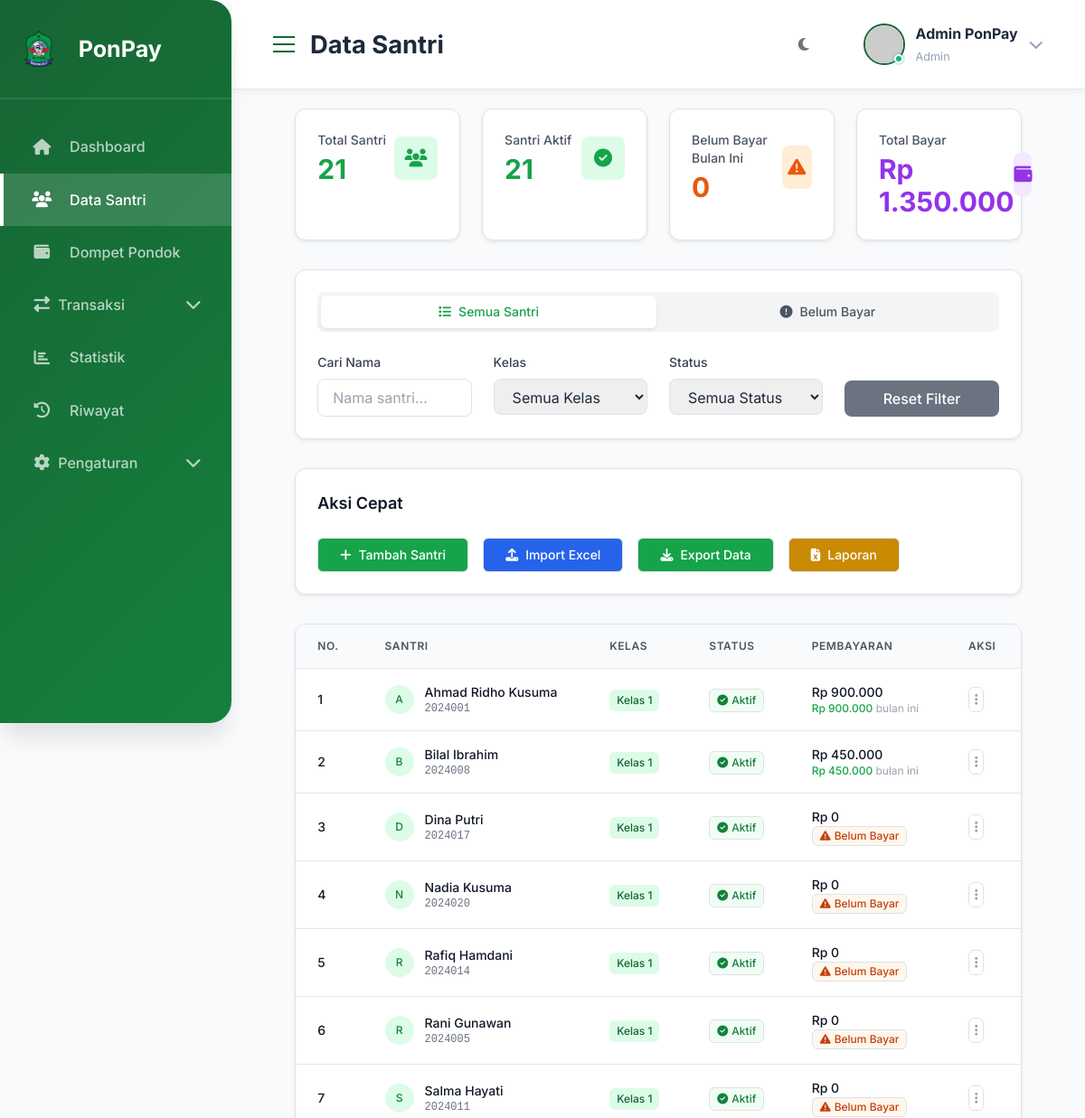
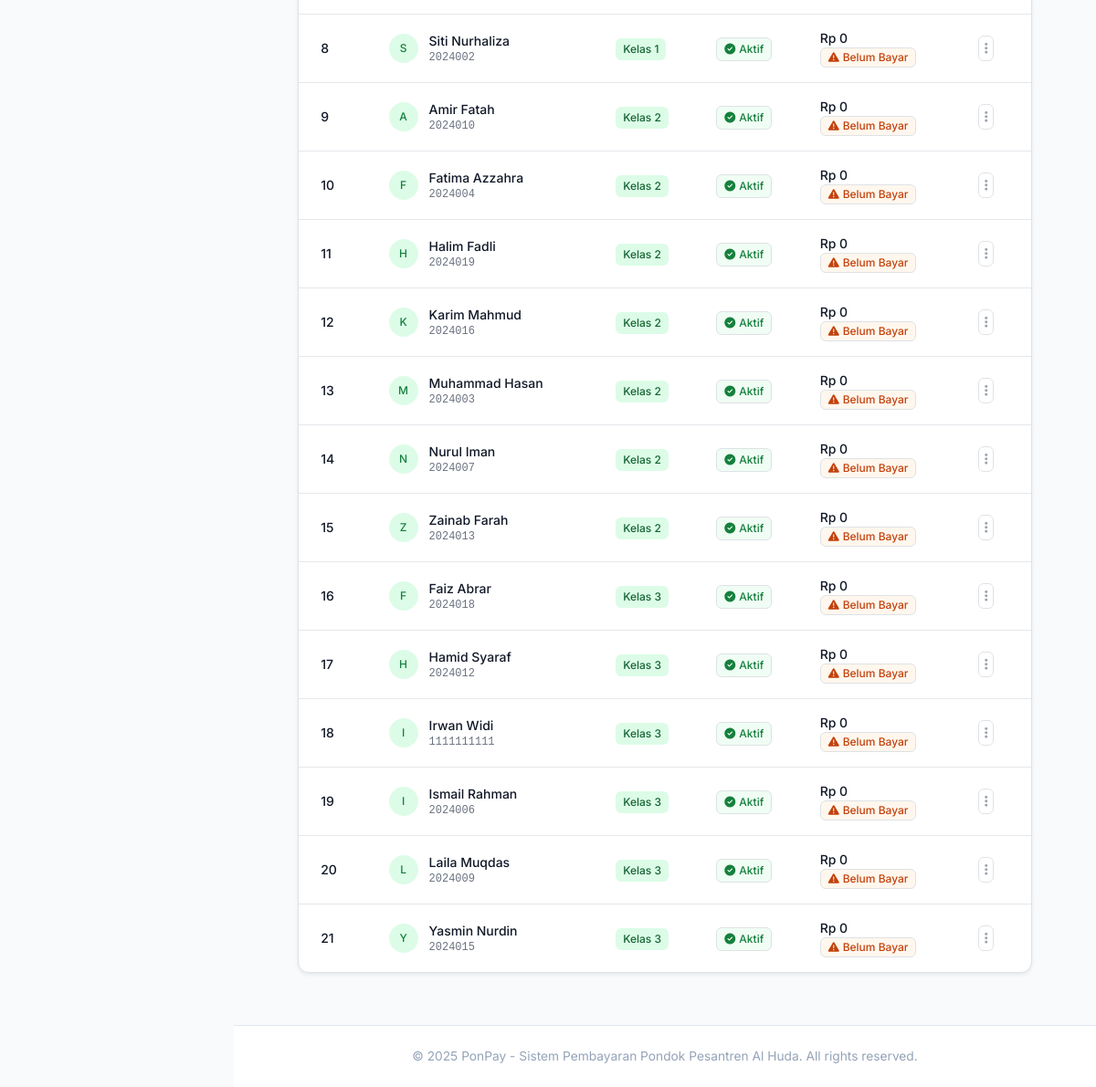
The page /students/ on the database its author committed (2 pictures, top to bottom).
### tables this page shows
CREATE TABLE students (
        id INTEGER PRIMARY KEY AUTOINCREMENT,
        name TEXT NOT NULL,
        nisn TEXT UNIQUE,
        kelas TEXT,
        jenis_kelamin TEXT,
        phone TEXT,
        parent_name TEXT,
        parent_phone TEXT,
        alamat TEXT,
        status TEXT DEFAULT 'aktif',
        photo TEXT,
        created_at TIMESTAMP DEFAULT CURRENT_TIMESTAMP
    );

### routes.py (the view)
@students_bp.route('/')
def index():
    students_data = get_all_students()
    students = []
    for student in students_data:
        student_dict = dict(student)
        stats = get_student_payment_stats(student['id'])
        student_dict['total_payment'] = stats['total_payment']
        student_dict['month_payment'] = stats['month_payment']
        students.append(student_dict)
    return render_template('students.html', students=students)

### templates/students.html (shortened to what this page needs)
{% extends "base.html" %} {% block title %}Data Santri - PonPay{% endblock %} {%
block page_title %}Data Santri{% endblock %} {% block extra_css %}
<script src="https://cdn.tailwindcss.com"></script>
{% endblock %} {% block content %}
<div class="container-fluid">
  <div class="max-w-7xl mx-auto px-4 sm:px-6 lg:px-8">
    <div class="grid grid-cols-1 md:grid-cols-2 lg:grid-cols-4 gap-6 mb-8">
      <div
        class="bg-white rounded-xl shadow-sm border border-gray-200 p-6 hover-lift fade-in">
        <div class="flex items-center justify-between">
          <div>
            <p class="text-sm font-medium text-gray-600 mb-1">Total Santri</p>
            <p class="text-3xl font-bold text-primary-600">
              {{ students|length }}
            </p>
          </div>
          <div
            class="w-12 h-12 bg-primary-100 rounded-lg flex items-center justify-center">
            <i class="fas fa-users text-primary-600 text-xl"></i>
          </div>
        </div>
      </div>
      <div
        class="bg-white rounded-xl shadow-sm border border-gray-200 p-6 hover-lift fade-in"
        style="animation-delay: 0.1s">
        <div class="flex items-center justify-between">
          <div>
            <p class="text-sm font-medium text-gray-600 mb-1">Santri Aktif</p>
            <p class="text-3xl font-bold text-green-600">
              {% set aktif = students|selectattr('status', 'equalto',
              'aktif')|list %}{{ aktif|length }}
            </p>
          </div>
          <div
            class="w-12 h-12 bg-green-100 rounded-lg flex items-center justify-center">
            <i class="fas fa-check-circle text-green-600 text-xl"></i>
          </div>
        </div>
      </div>
      <div
        class="bg-white rounded-xl shadow-sm border border-gray-200 p-6 hover-lift fade-in"
        style="animation-delay: 0.2s">
        <div class="flex items-center justify-between">
          <div>
            <p class="text-sm font-medium text-gray-600 mb-1">
              Belum Bayar Bulan Ini
            </p>
            <p class="text-3xl font-bold text-orange-600">
              {% set belum_bayar_count = 0 %}{% for s in students %}{% if
              s.month_payment == 0 %}{% set belum_bayar_count =
              belum_bayar_count + 1 %}{% endif %}{% endfor %}{{
              belum_bayar_count }}
            </p>
          </div>
          <div
            class="w-12 h-12 bg-orange-100 rounded-lg flex items-center justify-center">
            <i class="fas fa-exclamation-triangle text-orange-600 text-xl"></i>
          </div>
        </div>
      </div>
      <div
        class="bg-white rounded-xl shadow-sm border border-gray-200 p-6 hover-lift fade-in"
        style="animation-delay: 0.3s">
        <div class="flex items-center justify-between">
          <div>
            <p class="text-sm font-medium text-gray-600 mb-1">Total Bayar</p>
            <p class="text-3xl font-bold text-purple-600">
              {{ (students|map(attribute='total_payment')|sum)|int|rupiah }}
            </p>
          </div>
          <div
            class="w-12 h-12 bg-purple-100 rounded-lg flex items-center justify-center">
            <i class="fas fa-wallet text-purple-600 text-xl"></i>
          </div>
        </div>
      </div>
    </div>
    <div class="bg-white rounded-xl shadow-sm border border-gray-200 p-6 mb-8">
      <div class="flex space-x-1 mb-6 bg-gray-100 p-1 rounded-lg">
        <button
          class="flex-1 flex items-center justify-center px-4 py-2 text-sm font-medium rounded-md transition-all duration-200 active-tab bg-white text-primary-600 shadow-sm"
          id="all-tab"
          onclick="switchTab('all')">
          <i class="fas fa-list mr-2"></i>
          Semua Santri
        </button>
        <button
          class="flex-1 flex items-center justify-center px-4 py-2 text-sm font-medium rounded-md transition-all duration-200 text-gray-600 hover:text-gray-900"
          id="belum-bayar-tab"
          onclick="switchTab('belum-bayar')">
          <i class="fas fa-exclamation-circle mr-2"></i>
          Belum Bayar
        </button>
      </div>
      <div class="grid grid-cols-1 md:grid-cols-4 gap-4">
        <div>
          <label class="block text-sm font-medium text-gray-700 mb-2"
            >Cari Nama</label
          >
          <input
            type="text"
            class="w-full px-3 py-2 border border-gray-300 rounded-lg focus:ring-2 focus:ring-primary-500 focus:border-primary-500 transition-colors"
            id="search"
            placeholder="Nama santri..." />
        </div>
        <div>
          <label class="block text-sm font-medium text-gray-700 mb-2"
            >Kelas</label
          >
          <select
            class="w-full px-3 py-2 border border-gray-300 rounded-lg focus:ring-2 focus:ring-primary-500 focus:border-primary-500 transition-colors"
            id="filterKelas">
            <option value="">Semua Kelas</option>
          </select>
        </div>
        <div>
          <label class="block text-sm font-medium text-gray-700 mb-2"
            >Status</label
          >
          <select
            class="w-full px-3 py-2 border border-gray-300 rounded-lg focus:ring-2 focus:ring-primary-500 focus:border-primary-500 transition-colors"
            id="filterStatus">
            <option value="">Semua Status</option>
          </select>
        </div>
        <div class="flex items-end">
          <button
            type="reset"
            class="w-full px-4 py-2 bg-gray-500 text-white rounded-lg hover:bg-gray-600 transition-colors font-medium"
            onclick="resetFilters()">
            Reset Filter
          </button>
        </div>
      </div>
    </div>
    <div class="bg-white rounded-xl shadow-sm border border-gray-200 p-6 mb-8">
      <h6 class="text-lg font-semibold text-gray-900 mb-4">Aksi Cepat</h6>
      <div class="flex flex-wrap gap-3">
        <a
          href="{{ url_for('students.add') }}"
          class="inline-flex items-center px-4 py-2 border border-transparent text-sm font-medium rounded-md text-white bg-primary-600 hover:bg-primary-700 focus:outline-none focus:ring-2 focus:ring-offset-2 focus:ring-primary-500 transition-colors">
          <i class="fas fa-plus mr-2"></i>Tambah Santri
        </a>
        <a
          href="{{ url_for('students.import_excel') }}"
          class="inline-flex items-center px-4 py-2 border border-transparent text-sm font-medium rounded-md text-white bg-blue-600 hover:bg-blue-700 focus:outline-none focus:ring-2 focus:ring-offset-2 focus:ring-blue-500 transition-colors">
          <i class="fas fa-upload mr-2"></i>Import Excel
        </a>
        <a
          href="{{ url_for('students.export_excel') }}"
          class="inline-flex items-center px-4 py-2 border border-transparent text-sm font-medium rounded-md text-white bg-green-600 hover:bg-green-700 focus:outline-none focus:ring-2 focus:ring-offset-2 focus:ring-green-500 transition-colors">
          <i class="fas fa-download mr-2"></i>Export Data
        </a>
        <a
          href="{{ url_for('students.download_report') }}"
          class="inline-flex items-center px-4 py-2 border border-transparent text-sm font-medium rounded-md text-white bg-yellow-600 hover:bg-yellow-700 focus:outline-none focus:ring-2 focus:ring-offset-2 focus:ring-yellow-500 transition-colors">
          <i class="fas fa-file-excel mr-2"></i>Laporan
        </a>
      </div>
    </div>
    <div class="space-y-6">
      <div id="all-pane" class="active-tab-content">
        <div
          class="bg-white rounded-xl shadow-sm border border-gray-200 overflow-hidden">
          <div class="overflow-x-auto">
            <table class="w-full">
              <thead class="bg-gray-50 border-b border-gray-200">
                <tr>
                  <th
                    class="px-4 py-3 text-left text-xs font-semibold text-gray-600 uppercase tracking-wider">
                    No.
                  </th>
                  <th
                    class="px-4 py-3 text-left text-xs font-semibold text-gray-600 uppercase tracking-wider">
                    Santri
                  </th>
                  <th
                    class="px-4 py-3 text-left text-xs font-semibold text-gray-600 uppercase tracking-wider">
                    Kelas
                  </th>
                  <th
                    class="px-4 py-3 text-left text-xs font-semibold text-gray-600 uppercase tracking-wider">
                    Status
                  </th>
                  <th
                    class="px-4 py-3 text-left text-xs font-semibold text-gray-600 uppercase tracking-wider">
                    Pembayaran
                  </th>
                  <th
                    class="px-4 py-3 text-left text-xs font-semibold text-gray-600 uppercase tracking-wider">
                    Aksi
                  </th>
                </tr>
              </thead>
              <tbody class="divide-y divide-gray-200" id="studentTableBody">
                {% if students %} {% for student in students %}
                <tr
                  class="student-row hover:bg-gray-50 transition-colors duration-200"
                  data-name="{{ student.name }}"
                  data-kelas="{{ student.kelas }}"
                  data-status="{{ student.status }}"
                  data-paid="{{ student.month_payment }}">
                  <td
                    class="px-4 py-3 whitespace-nowrap text-sm font-medium text-gray-900">
                    {{ loop.index }}
                  </td>
                  <td class="px-4 py-3">
                    <div class="flex items-center">
                      <div class="flex-shrink-0 w-8 h-8">
                        <div
                          class="w-8 h-8 rounded-full bg-primary-100 flex items-center justify-center">
                          <span class="text-xs font-medium text-primary-700">
                            {{ student.name[0].upper() }}
                          </span>
                        </div>
                      </div>
                      <div class="ml-3">
                        <div class="text-sm font-medium text-gray-900">
                          {{ student.name }}
                        </div>
                        <div class="text-xs text-gray-500 font-mono">
                          {{ student.nisn }}
                        </div>
                      </div>
                    </div>
                  </td>
                  <td class="px-4 py-3 whitespace-nowrap">
                    <span
                      class="inline-flex items-center px-2 py-1 rounded-md text-xs font-medium bg-primary-100 text-primary-800">
                      {{ student.kelas }}
                    </span>
                  </td>
                  <td class="px-4 py-3 whitespace-nowrap">
                    {% if student.status == 'aktif' %}
                    <span
                      class="inline-flex items-center px-2 py-1 rounded-md text-xs font-medium bg-green-50 text-green-700 border border-green-200">
                      <i class="fas fa-check-circle mr-1"></i>Aktif
                    </span>
                    {% else %}
                    <span
                      class="inline-flex items-center px-2 py-1 rounded-md text-xs font-medium bg-red-50 text-red-700 border border-red-200">
                      <i class="fas fa-times-circle mr-1"></i>Non-Aktif
                    </span>
                    {% endif %}
                  </td>
                  <td class="px-4 py-3">
                    <div class="text-sm">
                      <div class="font-medium text-gray-900">
                        {{ student.total_payment|rupiah }}
                      </div>
                      <div class="text-gray-500 text-xs">
                        {% if student.month_payment == 0 %}
                        <span
                          class="inline-flex items-center px-2 py-0.5 rounded text-xs font-medium bg-orange-50 text-orange-700 border border-orange-200">
                          <i class="fas fa-exclamation-triangle mr-1"></i>Belum
                          Bayar
                        </span>
                        {% else %}
                        <span class="text-green-600 font-medium"
                          >{{ student.month_payment|rupiah }}</span
                        >
                        <span class="text-gray-400">bulan ini</span>
                        {% endif %}
                      </div>
                    </div>
                  </td>
                  <td class="px-4 py-3 whitespace-nowrap text-sm font-medium">
                    <div class="relative">
                      <button
                        onclick="toggleDropdown({{ student.id }})"
                        class="inline-flex items-center p-1.5 border border-gray-300 rounded-md text-gray-400 hover:text-gray-600 hover:bg-gray-50 focus:outline-none focus:ring-2 focus:ring-offset-2 focus:ring-primary-500"
                        title="Menu Aksi">
                        <i class="fas fa-ellipsis-v"></i>
                      </button>
                    </div>
                  </td>
                </tr>
                {% endfor %} {% endif %}
              </tbody>
            </table>
          </div>
        </div>
      </div>
      </div>
    </div>
  </div>
  {% endblock %}

### rows shown on the page
students: name "A", name "Ahmad Ridho Kusuma", nisn "2024001", kelas "Kelas 1", status "aktif" (drawn), total_payment|rupiah "Rp 900.000", month_payment|rupiah "Rp 900.000"
students: name "B", name "Bilal Ibrahim", nisn "2024008", kelas "Kelas 1", status "aktif" (drawn), total_payment|rupiah "Rp 450.000", month_payment|rupiah "Rp 450.000"
students: name "D", name "Dina Putri", nisn "2024017", kelas "Kelas 1", status "aktif" (drawn), total_payment|rupiah "Rp 0", shows "Belum Bayar"
students: name "N", name "Nadia Kusuma", nisn "2024020", kelas "Kelas 1", status "aktif" (drawn), total_payment|rupiah "Rp 0", shows "Belum Bayar"
students: name "R", name "Rafiq Hamdani", nisn "2024014", kelas "Kelas 1", status "aktif" (drawn), total_payment|rupiah "Rp 0", shows "Belum Bayar"
students: name "R", name "Rani Gunawan", nisn "2024005", kelas "Kelas 1", status "aktif" (drawn), total_payment|rupiah "Rp 0", shows "Belum Bayar"
students: name "S", name "Salma Hayati", nisn "2024011", kelas "Kelas 1", status "aktif" (drawn), total_payment|rupiah "Rp 0", shows "Belum Bayar"
students: name "S", name "Siti Nurhaliza", nisn "2024002", kelas "Kelas 1", status "aktif" (drawn), total_payment|rupiah "Rp 0", shows "Belum Bayar"
students: name "A", name "Amir Fatah", nisn "2024010", kelas "Kelas 2", status "aktif" (drawn), total_payment|rupiah "Rp 0", shows "Belum Bayar"
students: name "F", name "Fatima Azzahra", nisn "2024004", kelas "Kelas 2", status "aktif" (drawn), total_payment|rupiah "Rp 0", shows "Belum Bayar"
students: name "H", name "Halim Fadli", nisn "2024019", kelas "Kelas 2", status "aktif" (drawn), total_payment|rupiah "Rp 0", shows "Belum Bayar"
students: name "K", name "Karim Mahmud", nisn "2024016", kelas "Kelas 2", status "aktif" (drawn), total_payment|rupiah "Rp 0", shows "Belum Bayar"
students: name "M", name "Muhammad Hasan", nisn "2024003", kelas "Kelas 2", status "aktif" (drawn), total_payment|rupiah "Rp 0", shows "Belum Bayar"
students: name "N", name "Nurul Iman", nisn "2024007", kelas "Kelas 2", status "aktif" (drawn), total_payment|rupiah "Rp 0", shows "Belum Bayar"
students: name "Z", name "Zainab Farah", nisn "2024013", kelas "Kelas 2", status "aktif" (drawn), total_payment|rupiah "Rp 0", shows "Belum Bayar"
students: name "F", name "Faiz Abrar", nisn "2024018", kelas "Kelas 3", status "aktif" (drawn), total_payment|rupiah "Rp 0", shows "Belum Bayar"
students: name "H", name "Hamid Syaraf", nisn "2024012", kelas "Kelas 3", status "aktif" (drawn), total_payment|rupiah "Rp 0", shows "Belum Bayar"
students: name "I", name "Irwan Widi", nisn "1111111111", kelas "Kelas 3", status "aktif" (drawn), total_payment|rupiah "Rp 0", shows "Belum Bayar"
students: name "I", name "Ismail Rahman", nisn "2024006", kelas "Kelas 3", status "aktif" (drawn), total_payment|rupiah "Rp 0", shows "Belum Bayar"
students: name "L", name "Laila Muqdas", nisn "2024009", kelas "Kelas 3", status "aktif" (drawn), total_payment|rupiah "Rp 0", shows "Belum Bayar"
students: name "Y", name "Yasmin Nurdin", nisn "2024015", kelas "Kelas 3", status "aktif" (drawn), total_payment|rupiah "Rp 0", shows "Belum Bayar"

### other values the page prints
{{ session.get('full_name', 'Admin PonPay') }} "Admin PonPay"
{{ session.get('role', 'admin') }} "Admin"
{{ students|length }} "21"
{{ aktif|length }} "21"
{{ belum_bayar_count }} "0"
{{ (students|map(attribute='total_payment')|sum)|int|rupiah }} "Rp 1.350.000"
